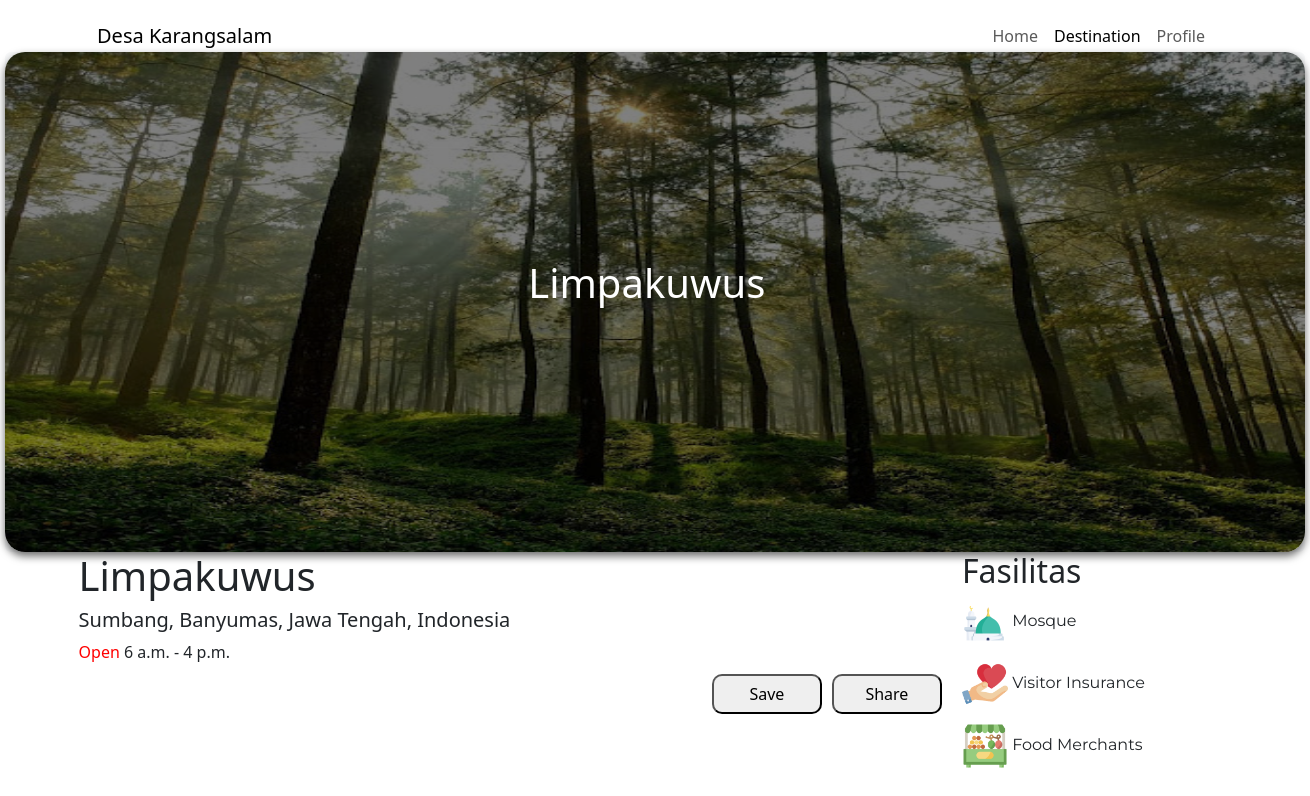
/destinationProfile/1/, run on the app's committed database.
### website_kebumen/models.py (models this page shows, shortened)
class Destinations(models.Model):
    nama = models.CharField(max_length=20)
    kategori = models.CharField(max_length=20, default="")
    suka = models.PositiveIntegerField(default=0)
    image_file_name = models.CharField(max_length=50, default="")
    timeOpen= models.TimeField(default=datetime.strptime('06:00', '%H:%M').time())
    timeClose= models.TimeField(default=datetime.strptime('18:00', '%H:%M').time())
    location = models.CharField(max_length=100,default="")

class Fasility(models.Model):
    destination = models.ForeignKey(Destinations, on_delete=models.CASCADE)  # ForeignKey
    nama_fasilitas = models.CharField(max_length=20)
    logo_file_name = models.CharField(max_length=50, default="")

### website_kebumen/views.py (the view)
# urls.py: path('destinationProfile/<int:id>/',views.destinationProfile , name = 'destinationProfile'),
def destinationProfile(request, id):
    try:
        destination = Destinations.objects.get(id=id)
        destination = get_object_or_404(Destinations, pk=id)
        facilities = destination.fasility_set.all()
    except Destinations.DoesNotExist:
        raise Http404("Destination does not exist")
    return render(request, 'destprofile.html', {'destination': destination, 'facilities': facilities})

### website_kebumen/templates/destprofile.html (shortened to what this page needs)
<!DOCTYPE html>
<html lang="en">
<head>
    <link href="https://cdn.jsdelivr.net/npm/bootstrap@5.3.0-alpha1/dist/css/bootstrap.min.css" rel="stylesheet">
</head>
<body>
    <nav class="navbar navbar-expand-lg bg-body-dark py-3 fixed-top" id="navbar-main">
        <div class="container">
          <a class="navbar-brand" href="{% url 'home' %}">Desa Karangsalam</a>
          <div class="collapse navbar-collapse" id="navMenu">
            <ul class="navbar-nav ms-auto">
              <li class="nav-item">
                <a class="nav-link" href="{% url 'home' %}">Home</a>
              </li>
              <li class="nav-item">
                <a class="nav-link active" aria-current="page"  href="{% url 'destination' %}">Destination</a>
              </li>
              <li class="nav-item">
                <a class="nav-link" href="{% url 'profile' %}">Profile</a>
              </li>
            </ul>
          </div>
        </div>
    </nav>
    {% load static %}
    <div class="body-link-destination">
        <div class="card bg-light text-white">
            <img src="{% static 'images/' %}{{ destination.image_file_name }}" class="card-img" >
            <div class="card-img-overlay">
              <h1 class="card-title">{{ destination.nama }}</h1>
            </div>
        </div>
    </div>
</body>
<footer>
    <div class="continer">
        <div class="row g-0" id="container-footer">
            <div class="col-md-6 col-md-8" id="col-left">
                <div id="fix-center">
                    <h1>{{ destination.nama }}</h1>
                    <h5>{{ destination.location }}</h5>
                    <span style="color: red;">Open</span>
                    <span>{{ destination.timeOpen }} - {{ destination.timeClose }}</span>
                </div>
                <div class="button-all-in">
                    <button id="button-save">
                        Save
                    </button>
                    <button id="button-share">
                        Share
                    </button>
                </div>
            </div>
            <div class="col-auto" id="col-right">
                <h2>Fasilitas</h2>
                <div class="fasility">
                    {% for facility in facilities %}
                    <p>
                        <img src="{% static 'Logo/' %}{{ facility.logo_file_name }}" alt="mosque" width="46" height="46" >
                        {{ facility.nama_fasilitas }}
                    </p>
                    {% endfor %}
                </div>
            </div>
          </div>
    </div>
</footer>
</html>

### website_kebumen/templates/destprofile.html (style rules this page uses)
.body-link-destination { display: flex; justify-content: center; align-items: center; margin-top: 4%; }
.card.bg-light { color: none; border: none; }
.card-title { margin-top: 15%; margin-left: 40%; margin-bottom: 10%; color: #fff; }
.card-img { box-shadow: 0 4px 8px rgba(0, 0, 0, 0.6); background: cover; filter: brightness(50%); width: 1300px; height: 500px; border-radius: 20px; }
.button-all-in { padding: 10px; display: flex; justify-content: flex-end; align-items: flex-end; margin-bottom: 10px; }
#button-save { background-color: none; border-radius: 10px; width: 110px; height: 40px; margin-right: 10px; }
#button-share { border-radius: 10px; width: 110px; height: 40px; }
#col-left { margin-left: 6%; }
#col-right { margin-left: 10px; }
.fasility { font-family: 'Montserrat'; font-style: bold; font-size: 16px; }

### data on the page
Destinations: image_file_name (picture), nama "Limpakuwus", location "Sumbang, Banyumas, Jawa Tengah, Indonesia", timeOpen "6 a.m.", timeClose "4 p.m."
Fasility: logo_file_name (picture), nama_fasilitas "Mosque"
Fasility: logo_file_name (picture), nama_fasilitas "Visitor Insurance"
Fasility: logo_file_name (picture), nama_fasilitas "Food Merchants"
